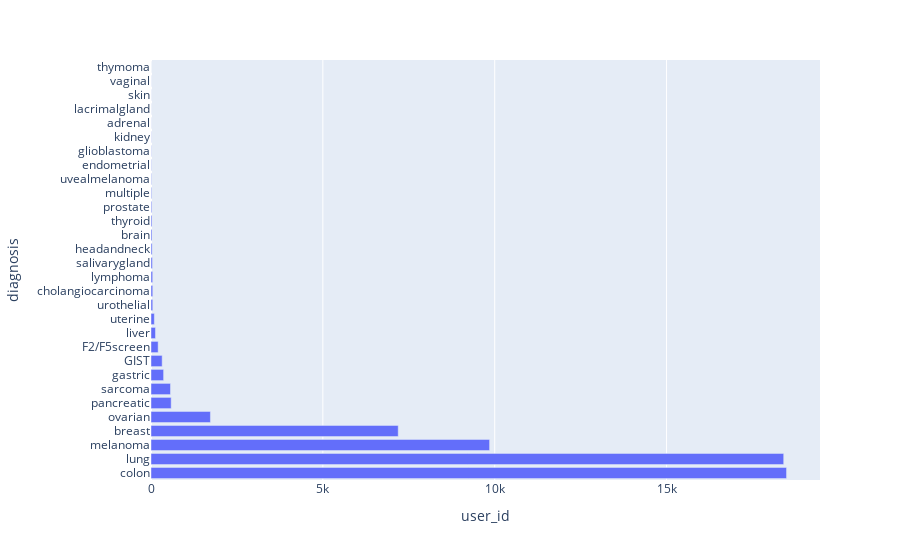

The notebook cell this image was saved under:
### Code cell
px.bar(data_frame=df_ds, x='user_id', y='diagnosis')

### Figure 1 — Plotly figure (JSON) as saved in the notebook; plotly's stock layout.template omitted (floating-point values rounded to 4 significant figures)
{"data": [{"alignmentgroup": "True", "hovertemplate": "user_id=%{x}<br>diagnosis=%{y}<extra></extra>", "legendgroup": "", "marker": {"color": "#636efa", "pattern": {"shape": ""}}, "name": "", "offsetgroup": "", "orientation": "h", "showlegend": false, "textposition": "auto", "type": "bar", "x": [18491, 18408, 9851, 7193, 1729, 587, 567, 367, 325, 208, 130, 97, 51, 51, 49, 41, 33, 29, 28, 22, 18, 12, 9, 7, 5, 3, 2, 2, 2, 1], "xaxis": "x", "y": ["colon", "lung", "melanoma", "breast", "ovarian", "pancreatic", "sarcoma", "gastric", "GIST", "F2/F5screen", "liver", "uterine", "urothelial", "cholangiocarcinoma", "lymphoma", "salivarygland", "headandneck", "brain", "thyroid", "prostate", "multiple", "uvealmelanoma", "endometrial", "glioblastoma", "kidney", "adrenal", "lacrimalgland", "skin", "vaginal", "thymoma"], "yaxis": "y"}], "layout": {"barmode": "relative", "legend": {"tracegroupgap": 0}, "margin": {"t": 60}, "xaxis": {"anchor": "y", "domain": [0, 1], "title": {"text": "user_id"}}, "yaxis": {"anchor": "x", "domain": [0, 1], "title": {"text": "diagnosis"}}}}
